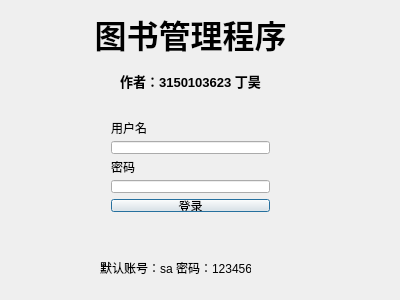
<?xml version="1.0" encoding="UTF-8"?>
<ui version="4.0">
 <class>login</class>
 <widget class="QDialog" name="login">
  <property name="geometry">
   <rect>
    <x>0</x>
    <y>0</y>
    <width>400</width>
    <height>300</height>
   </rect>
  </property>
  <property name="windowTitle">
   <string>login</string>
  </property>
  <widget class="QLabel" name="label">
   <property name="geometry">
    <rect>
     <x>100</x>
     <y>260</y>
     <width>151</width>
     <height>16</height>
    </rect>
   </property>
   <property name="text">
    <string>默认账号：sa 密码：123456</string>
   </property>
  </widget>
  <widget class="QLabel" name="label_2">
   <property name="geometry">
    <rect>
     <x>90</x>
     <y>10</y>
     <width>201</width>
     <height>81</height>
    </rect>
   </property>
   <property name="text">
    <string>&lt;html&gt;&lt;head/&gt;&lt;body&gt;&lt;p align=&quot;center&quot;&gt;&lt;span style=&quot; font-size:24pt; font-weight:600;&quot;&gt;图书管理程序&lt;/span&gt;&lt;/p&gt;&lt;p align=&quot;center&quot;&gt;&lt;span style=&quot; font-size:10pt; font-weight:600;&quot;&gt;作者：3150103623 丁昊&lt;/span&gt;&lt;/p&gt;&lt;/body&gt;&lt;/html&gt;</string>
   </property>
  </widget>
  <widget class="QWidget" name="verticalLayoutWidget">
   <property name="geometry">
    <rect>
     <x>100</x>
     <y>110</y>
     <width>181</width>
     <height>113</height>
    </rect>
   </property>
   <layout class="QVBoxLayout" name="verticalLayout">
    <item>
     <widget class="QLabel" name="label_3">
      <property name="text">
       <string>用户名</string>
      </property>
     </widget>
    </item>
    <item>
     <widget class="QLineEdit" name="username"/>
    </item>
    <item>
     <widget class="QLabel" name="label_4">
      <property name="text">
       <string>密码</string>
      </property>
     </widget>
    </item>
    <item>
     <widget class="QLineEdit" name="password">
      <property name="echoMode">
       <enum>QLineEdit::Password</enum>
      </property>
     </widget>
    </item>
    <item>
     <widget class="QPushButton" name="pushButton">
      <property name="text">
       <string>登录</string>
      </property>
     </widget>
    </item>
   </layout>
  </widget>
 </widget>
 <layoutdefault spacing="6" margin="11"/>
 <resources/>
 <connections/>
</ui>
